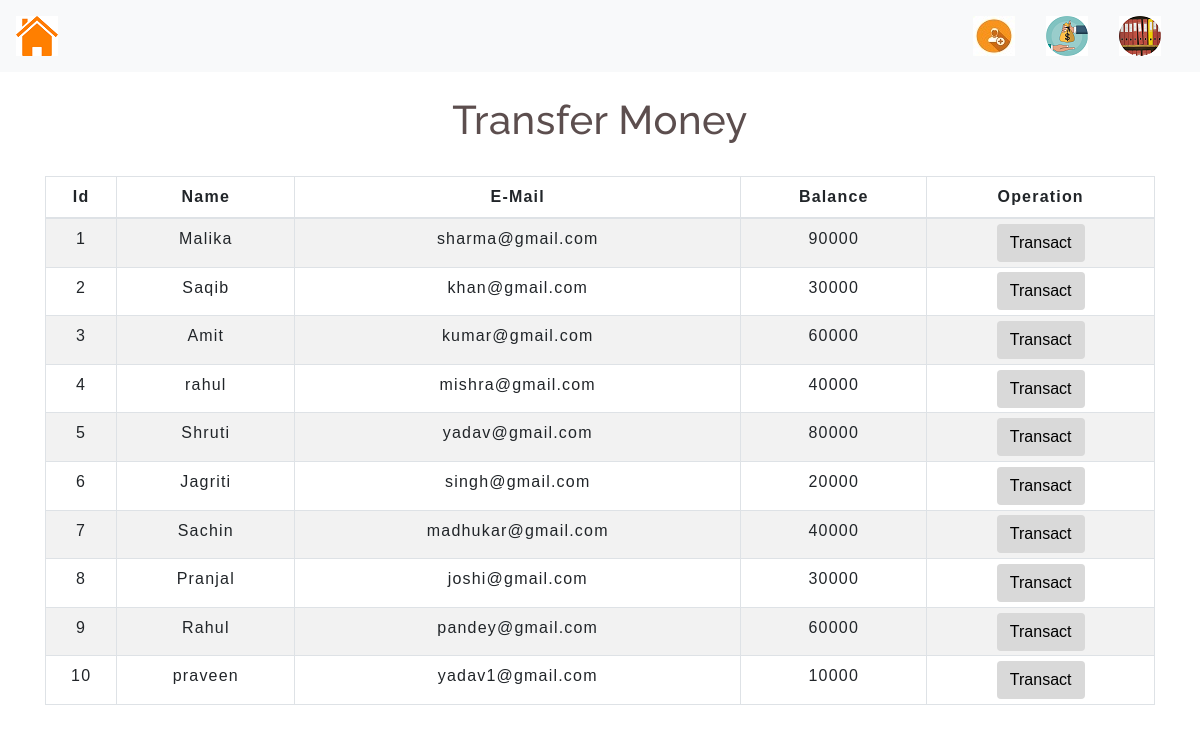
The app's page /transfermoney.php with its own data.
### tables this page shows
CREATE TABLE `users` (
  `id` int(3) NOT NULL,
  `name` text NOT NULL,
  `email` varchar(30) NOT NULL,
  `balance` int(8) NOT NULL
);

### transfermoney.php (the view, shortened to what this page needs)
<!DOCTYPE html>
<html lang="en">
<head>
    <link rel="stylesheet" href="https://maxcdn.bootstrapcdn.com/bootstrap/4.0.0/css/bootstrap.min.css">
    <link rel="stylesheet" type="text/css" href="css/table.css">
    <link rel="stylesheet" type="text/css" href="css/navbar.css">
</head>
<body>
<?php
    include 'config.php';
    $sql = "SELECT * FROM users";
    $result = mysqli_query($link,$sql);
?>
<?php
  include 'navbar.php';
?>
<div class="container">
        <h2 class="text-center pt-4">Transfer Money</h2>
        <br>
            <div class="row">
                <div class="col">
                    <div class="table-responsive-sm">
                    <table class="table table-hover table-sm table-striped table-condensed table-bordered">
                        <thead>
                            <tr>
                            <th scope="col" class="text-center py-2">Id</th>
                            <th scope="col" class="text-center py-2">Name</th>
                            <th scope="col" class="text-center py-2">E-Mail</th>
                            <th scope="col" class="text-center py-2">Balance</th>
                            <th scope="col" class="text-center py-2">Operation</th>
                            </tr>
                        </thead>
                        <tbody>
                <?php
                    while($rows=mysqli_fetch_assoc($result)){
                ?>
                    <tr>
                        <td class="py-2"><?php echo $rows['id'] ?></td>
                        <td class="py-2"><?php echo $rows['name']?></td>
                        <td class="py-2"><?php echo $rows['email']?></td>
                        <td class="py-2"><?php echo $rows['balance']?></td>
                        <td><a href="selecteduserdetail.php?id= <?php echo $rows['id'] ;?>"> <button type="button" class="btn">Transact</button></a></td>
                    </tr>
                <?php
                    }
                ?>
                        </tbody>
                    </table>
                    </div>
                </div>
            </div>
         </div>
</body>
</html>

### navbar.php (shortened to what this page needs)
<nav class="navbar navbar-expand-md navbar-light bg-light">
 <a class="nav-brand" href="index.php"><img src="img/home.png" alt="Home" title="Home"></a>
<div class="collapse navbar-collapse" id="collapsibleNavbar">
      <ul class="navbar-nav ml-auto">
        <li class="nav-item">
          <a class="nav-link" href="createuser.php"><img src="img/user3-icon.jpg" alt="Create user" title="Create user"></a>
        </li>
        <li class="nav-item">
          <a class="nav-link" href="transfermoney.php"><img src="img/transfer-icon.jpg" alt="Transfer money" title="Transfer money"></a>
        </li>
        <li class="nav-item">
          <a class="nav-link" href="transactionhistory.php"><img src="img/history-icon.jpg" alt="Transaction history" title="Transaction history"></a>
        </li>
    </div>
 </nav>

### css/table.css (style rules this page uses)
* { padding: 0; margin: 0; box-sizing: border-box; font-family: sans-serif; }
h2 { font-size: 40px; }
table { letter-spacing: 1.2px; }
td { text-align: center; }
button { border:none; background: #d9d9d9; transition: 1s; }

### css/navbar.css (style rules this page uses)
.nav-link { margin-right: 15px; color:#485464; letter-spacing: 0.5px; transition: 0.5s; }
h2 { color: #5c4e4e; letter-spacing: 0.5px; font-family: raleway; }

### transfermoney.php (style rules this page uses)
button { transition: 1.5s; }

### records on screen
users: id "1", name "Malika", email "sharma@gmail.com", balance "90000"
users: id "2", name "Saqib", email "khan@gmail.com", balance "30000"
users: id "3", name "Amit", email "kumar@gmail.com", balance "60000"
users: id "4", name "rahul", email "mishra@gmail.com", balance "40000"
users: id "5", name "Shruti", email "yadav@gmail.com", balance "80000"
users: id "6", name "Jagriti", email "singh@gmail.com", balance "20000"
users: id "7", name "Sachin", email "madhukar@gmail.com", balance "40000"
users: id "8", name "Pranjal", email "joshi@gmail.com", balance "30000"
users: id "9", name "Rahul", email "pandey@gmail.com", balance "60000"
users: id "10", name "praveen", email "yadav1@gmail.com", balance "10000"
